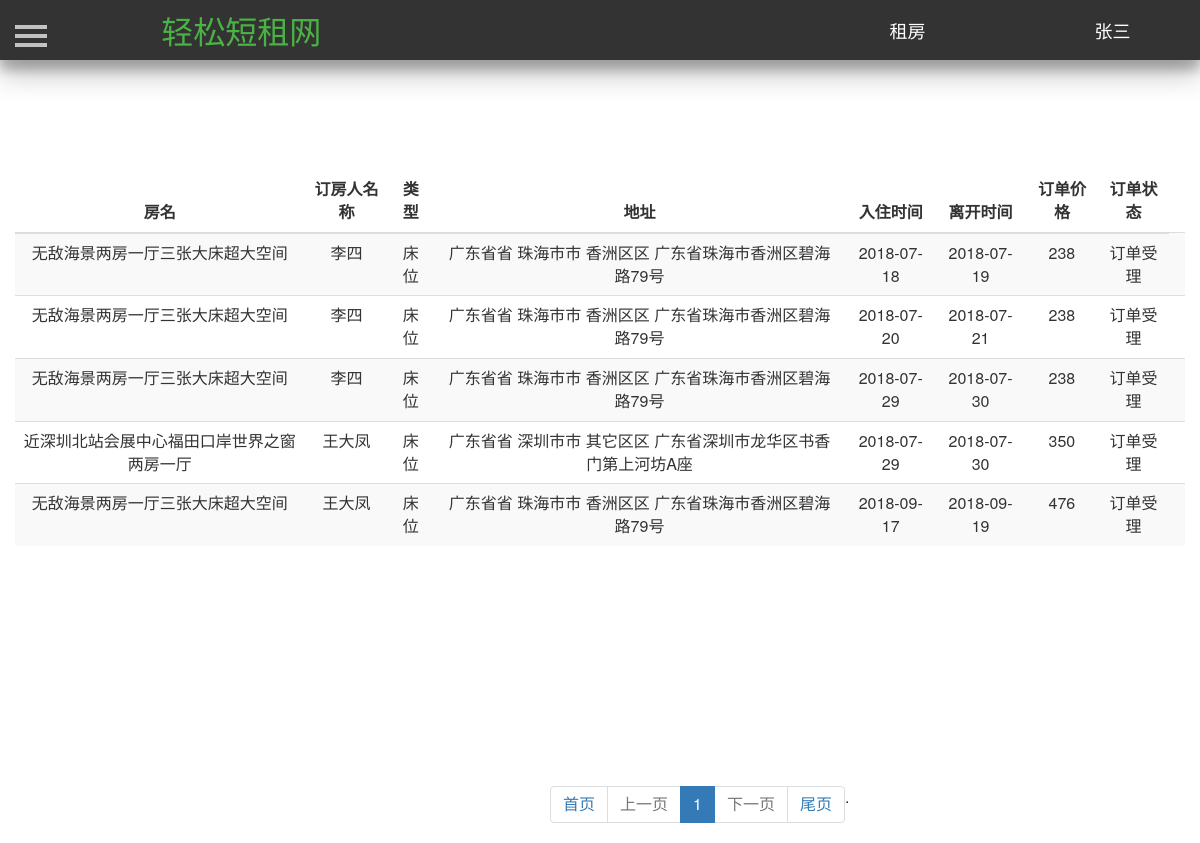
Screenshot of /rent_house/ (signed in) with the database file from the repository.
### Renting/models.py (models this page shows, shortened)
class User(db.Model):
    id = db.Column(db.Integer, primary_key=True, autoincrement=True)  # ID 用户唯一的标识
    username = db.Column(db.String(50), unique=True)  # 用户名  唯一   最大50个字符
    password = db.Column(db.String(100))  # 密码   最大100个字符
    phone_number = db.Column(db.Integer, unique=True)  # 手机号码
    email = db.Column(db.String(100), unique=True)  # 邮箱  唯一
    salt = db.Column(db.String(32))  # 密码加盐

class House(db.Model):
    id = db.Column(db.Integer, primary_key=True, autoincrement=True)  # ID 房屋唯一的标识
    house_name = db.Column(db.String(25))  # 房屋名  唯一   最大25个字符
    house_type = db.Column(db.Integer)  # 房屋类型，0表示整租，1表示单间 ，2表示床位
    area = db.Column(db.Integer)  # 房屋面积
    people = db.Column(db.Integer)  # 可住人数
    bedroom = db.Column(db.Integer)  # 卧房数
    toilet = db.Column(db.Integer)  # 卫生间数
    kitchen = db.Column(db.Integer)  # 是否有厨房
    bed = db.Column(db.Integer)  # 床位数
    bed_type = db.Column(db.Integer)  # 床型 0表示单人床  1表示双人床
    price = db.Column(db.Integer)  # 租一天的价格
    description = db.Column(db.String(200))  # 房屋描述
    facility = db.Column(db.String(10))  # 房屋设施，0表示无，1表示有
    province = db.Column(db.String(10))  # 省
    city = db.Column(db.String(10))  # 市
    district = db.Column(db.String(10))  # 地区
    address = db.Column(db.String(100))  # 具体地址
    username = db.Column(db.String(10), db.ForeignKey('user.username'))  # 房屋主人的名字，外键
    status = db.Column(db.Integer)  # 房屋状态，0表示未审核，1表示通过,2表示未通过
    url_one = db.Column(db.String(100))  # 房屋图片
    url_two = db.Column(db.String(100))  # 房屋图片
    url_three = db.Column(db.String(100))  # 房屋图片
    url_four = db.Column(db.String(100))  # 房屋图片
    url_five = db.Column(db.String(100))  # 房屋图片

class Order(db.Model):
    id = db.Column(db.Integer, primary_key=True, autoincrement=True)  # 订单唯一的ID
    house_id = db.Column(db.Integer, db.ForeignKey('house.id'))  # 房屋ID 作为外键
    seller = db.Column(db.String(10), db.ForeignKey('user.username'))  # 房屋的卖家  作为外键
    renter = db.Column(db.String(10), db.ForeignKey('user.username'))  # 房屋租户  作为外键
    start_time = db.Column(db.Date)  # 订单开始时间
    end_time = db.Column(db.Date)  # 订单结束时间
    total_price = db.Column(db.Integer)  # 订单的价格
    status = db.Column(db.Integer)  # 订单状态 0表示订单已取消  1表示订单未受理  2表示订单受理  3表示订单正在取消

### Renting/views.py (the view)
@app.route('/rent_house/', methods={'post', 'get'})
def rent_myhouse():
    username = current_user.username
    result_seller = []
    seller_list = Order.query.filter_by(seller=username, status=0).all()
    seller_list_two = Order.query.filter_by(seller=username, status=2).all()
    for item in seller_list:
        one = {}
        one_house = House.query.filter_by(id=item.house_id).first()
        one['order'] = item
        one['house'] = one_house
        result_seller.append(one)
    for item in seller_list_two:
        one = {}
        one_house = House.query.filter_by(id=item.house_id).first()
        one['order'] = item
        one['house'] = one_house
        result_seller.append(one)
    pager_obj = Pagination(request.args.get("page", 1), len(result_seller), request.path, request.args,
                               per_page_count=7)
    seller_list = result_seller[pager_obj.start:pager_obj.end]
    html = pager_obj.page_html()
    return render_template('rent_house.html', result_seller=seller_list, html=html)

### Renting/models.py (called while the page is built)
@login_manager.user_loader
def load_user(userid):
    return User.query.get(userid)

### Renting/page_utils.py (called while the page is built)
    @property
    def start(self):
        return (self.current_page - 1) * self.per_page_count

    @property
    def end(self):
        return self.current_page * self.per_page_count

### Renting/templates/rent_house.html (shortened to what this page needs)
<!DOCTYPE html>
<html lang="en">
	<head>
        <link href="https://cdn.bootcss.com/bootstrap/3.3.7/css/bootstrap.min.css" rel="stylesheet">
        <link href="/static/css/navigation.css" rel="stylesheet">
        <link href="/static/css/profile.css" rel="stylesheet">
         <link href="/static/css/sidebar.css" rel="stylesheet">
        <link type="text/css" href="/static/css/dialog.css"  rel="stylesheet"/>
	</head>
	<body>
		<header class="header-navigation" id="header">
		<nav>
			<div class="row">
				<div class="col-md-3">
					<a href="/index/"><font color="#4ab344" style="color: rgb(74, 179, 68);" size="6">轻松短租网</font></a>
				</div>
				<div class="col-md-2 title">
					<a href="/mainpage/" target="_blank"><font color="#FFFFFF" style="color: rgb(255, 255, 255);" size="4">租房</font></a>
				</div>
				<div class="col-md-2 title">
					{% if current_user.is_authenticated %}
					<a href="/profile/{{current_user.id}}">
						<font color="#FFFFFF" style="color: rgb(255, 255, 255);" size="4">
							{{current_user.username}}
						</font>
					</a>
					{% else %}
					<a href="/reglogin/">
						<font color="#FFFFFF" style="color: rgb(255, 255, 255);" size="4">
							登陆注册
						</font>
					</a>
					{% endif %}
				</div>
			</div>
		</nav>
		</header>
       <div id="wrapper" style="margin-top=25px">
            <div id="page-content-wrapper">
                <button type="button" class="hamburger is-closed animated fadeInLeft" data-toggle="offcanvas">
                    <span class="hamb-top"></span>
                    <span class="hamb-middle"></span>
                    <span class="hamb-bottom"></span>
                </button>
                <div class="container">
                    <div class="row">
                        <table class="table table-striped" style="margin-top:100px;text-align:center">
                            <thead>
                                <tr>
                                    <th style="text-align:center">房名</th>
                                    <th style="text-align:center">订房人名称</th>
                                    <th style="text-align:center">类型</th>
                                    <th style="text-align:center">地址</th>
                                    <th style="text-align:center">入住时间</th>
                                    <th style="text-align:center">离开时间</th>
                                    <th style="text-align:center">订单价格</th>
                                    <th style="text-align:center">订单状态</th>
                                </tr>
                            </thead>
                            <tbody>
                            {% for item in result_seller: %}
                                <tr>
                                    <td>{{item['house'].house_name}}</td>
                                    <td>{{item['order'].renter}}</td>
                                    {% if item['house'].house_type==0 %}
                                    <td>整租</td>
                                    {% elif item['house'].house_type==1 %}
                                    <td>单间</td>
                                    {% else %}
                                    <td>床位</td>
                                    {% endif %}
                                    <td>{{item['house'].province}}省 {{item['house'].city}}市
                                        {% if item['house'].district !=None %}
                                        {{item['house'].district}}区
                                        {% endif %}
                                        {{item['house'].address}}
                                    </td>
                                    <td>{{item['order'].start_time}}</td>
                                    <td>{{item['order'].end_time}}</td>
                                    <td>{{item['order'].total_price}}</td>
                                    {% if item['order'].status == 0%}
                                    <td>订单已取消<td>
                                    {% elif item['order'].status == 1 %}
                                    <td>订单未受理<td>
                                    {% elif item['order'].status == 2 %}
                                    <td>订单受理<td>
                                    {% elif item['order'].status == 3 %}
                                    <td>订单取消中<td>
                                    {% endif %}
                                </tr>
                            {% endfor %}
                            </tbody>
                        </table>
                    </div>
                </div>
            </div>
        </div>
        <div style="margin-top:200px">
            <ul class="pagination" id="mypage" style="margin-left:550px;">
					{{ html| safe }}
            </ul>
        </div>
    </body>
</html>

### Renting/static/css/navigation.css (style rules this page uses)
.header-navigation { position: fixed; top: 0; width: 100%; height: 60px; line-height: 60px; background-color: #333; text-align: center; box-shadow: 0 14px 28px rgba(0,0,0,0.25), 0 10px 10px rgba(0,0,0,0.22); z-index: 10 }

### Renting/static/css/profile.css (style rules this page uses)
.header-navigation { position: fixed; top: 0; width: 100%; height: 60px; line-height: 60px; background-color: #333; text-align: center; box-shadow: 0 14px 28px rgba(0,0,0,0.25), 0 10px 10px rgba(0,0,0,0.22); z-index: 9990; }

### Renting/static/css/sidebar.css (style rules this page uses)
body { position: relative; overflow-x: hidden; }
body, html { height: 100%; background-color: #FFFFFF !important; }
#wrapper { -moz-transition: all 0.5s ease; -o-transition: all 0.5s ease; -webkit-transition: all 0.5s ease; padding-left: 0; transition: all 0.5s ease; }
#page-content-wrapper { padding-top: 70px; width: 100%; }
.hamburger { background: transparent; border: none; display: block; height: 32px; margin-left: 15px; position: fixed; top: 20px; width: 32px; z-index: 9999; }
.hamburger.is-closed:before { -webkit-transform: translate3d(0, 0, 0); -webkit-transition: all 0.35s ease-in-out; color: #ffffff; content: ''; display: block; font-size: 14px; line-height: 32px; opacity: 0; text-align: center; width: 100px; }
.hamburger.is-closed .hamb-top { -webkit-transition: all 0.35s ease-in-out; background-color: rgba(255, 255, 255, 0.7); top: 5px; }
.hamburger.is-closed .hamb-middle { background-color: rgba(255, 255, 255, 0.7); margin-top: -2px; top: 50%; }
.hamburger.is-closed .hamb-bottom { -webkit-transition: all 0.35s ease-in-out; background-color: rgba(255, 255, 255, 0.7); bottom: 5px; }
.hamburger.is-closed .hamb-top, .hamburger.is-closed .hamb-middle, .hamburger.is-closed .hamb-bottom, .hamburger.is-open .hamb-top, .hamburger.is-open .hamb-middle, .hamburger.is-open .hamb-bottom { height: 4px; left: 0; position: absolute; width: 100%; }

### Renting/static/css/dialog.css (style rules this page uses)
body, html { font-size: 100%; margin: 0; }
*,:after,:before { box-sizing:border-box }
input, button { outline: none; border: none; }

### rows the page displays
User: username "张三"
House: house.house_name "无敌海景两房一厅三张大床超大空间" "无敌海景两房一厅三张大床超大空间" "无敌海景两房一厅三张大床超大空间" "无敌海景两房一厅三张大床超大空间", house.province "广东省" "广东省" "广东省" "广东省", house.city "珠海市" "珠海市" "珠海市" "珠海市", house.district "香洲区" "香洲区" "香洲区" "香洲区", house.address "广东省珠海市香洲区碧海路79号" "广东省珠海市香洲区碧海路79号" "广东省珠海市香洲区碧海路79号" "广东省珠海市香洲区碧海路79号"
Order: order.renter "李四", order.start_time "2018-07-18", order.end_time "2018-07-19", order.total_price "238", status 2 (drawn)
Order: order.renter "李四", order.start_time "2018-07-20", order.end_time "2018-07-21", order.total_price "238", status 2 (drawn)
Order: order.renter "李四", order.start_time "2018-07-29", order.end_time "2018-07-30", order.total_price "238", status 2 (drawn)
House: house.house_name "近深圳北站会展中心福田口岸世界之窗两房一厅", house.province "广东省", house.city "深圳市", house.district "其它区", house.address "广东省深圳市龙华区书香门第上河坊A座"
Order: order.renter "王大凤", order.start_time "2018-07-29", order.end_time "2018-07-30", order.total_price "350", status 2 (drawn)
Order: order.renter "王大凤", order.start_time "2018-09-17", order.end_time "2018-09-19", order.total_price "476", status 2 (drawn)

### other values shown
{{ html| safe }} "首页 上一页 1 下一页 . 尾页"
